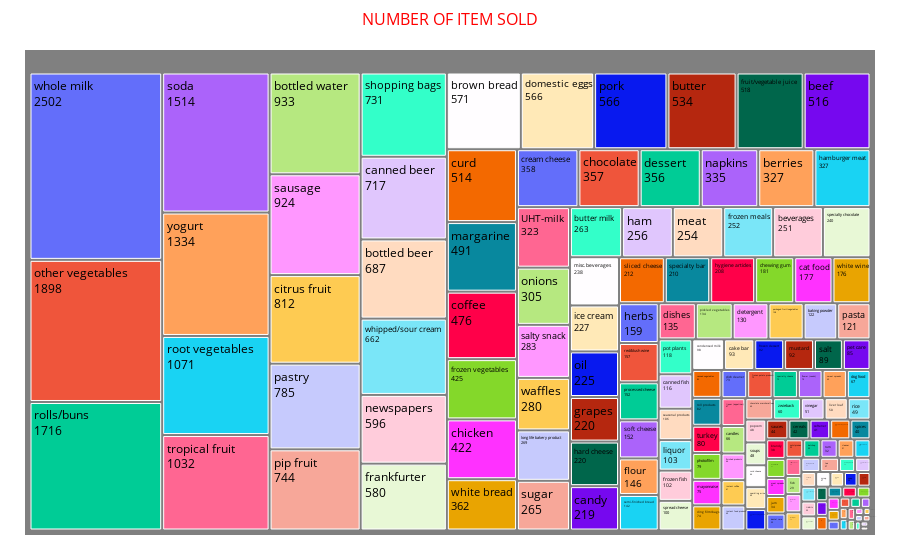

The cell this chart's notebook holds for it:
### Code cell
fig=px.treemap(items,path=['itemDescription'],values='count')
fig.update_layout(
    title_text = 'NUMBER OF ITEM SOLD',
    font_color='red',
    title_x =.5, title_font = dict(size = 16),
    height = 999)
fig.update_traces(textinfo = "label+value",root_color='grey',textfont_color='violet')
fig.update_traces(textfont_color='#000000')
fig.update_layout(margin=dict(t=50, l=25, r=25, b=25))
fig.show()

### Figure 1 — Plotly figure (JSON) as saved in the notebook; plotly's stock layout.template omitted (floating-point values rounded to 4 significant figures; data arrays with more than 128 entries replaced by an {"elided": "..."} marker saying what was removed)
{"data": [{"branchvalues": "total", "domain": {"x": [0, 1], "y": [0, 1]}, "hovertemplate": "labels=%{label}<br>count=%{value}<br>parent=%{parent}<br>id=%{id}<extra></extra>", "ids": {"elided": "167 str values"}, "labels": {"elided": "167 str values"}, "name": "", "parents": {"elided": "167 str values"}, "root": {"color": "grey"}, "textfont": {"color": "#000000"}, "textinfo": "label+value", "type": "treemap", "values": {"elided": "167 int values"}}], "layout": {"autosize": true, "font": {"color": "red"}, "legend": {"tracegroupgap": 0}, "margin": {"b": 25, "l": 25, "r": 25, "t": 50}, "title": {"font": {"size": 16}, "text": "NUMBER OF ITEM SOLD", "x": 0.5}}}
